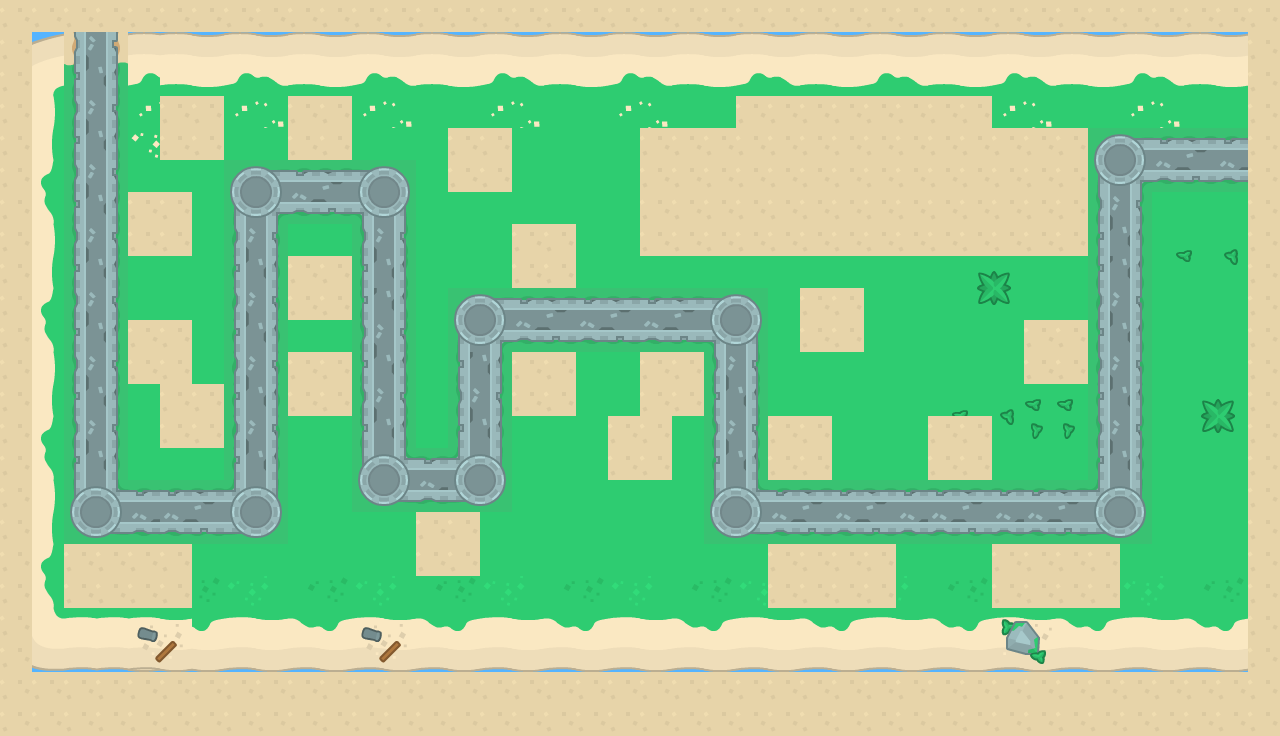

Tiled map render using the project's own tile images. Description and the map definition, with tile-layer contents summarised, below:
An orthogonal 40x23 tile map with 32x32 px tiles, 9 tile layers (Background, Grass, Tree, Road, ...), 7 tilesets and 56 objects (LP1, LP2, LP3, LP4, LP5, ...).

<map version="1.0" tiledversion="1.1.5" orientation="orthogonal" renderorder="right-down" width="40" height="23" tilewidth="32" tileheight="32" infinite="0" nextobjectid="251">
 <tileset firstgid="1" source="sprite_0000_Layer-2.tsx" />
 <tileset firstgid="5" source="tiles_sheet.tsx" />
 <tileset firstgid="389" source="terrainTiles_default.tsx" />
 <tileset firstgid="549" source="towerDefense_tilesheet.tsx" />
 <tileset firstgid="1745" source="DSTD.tsx" />
 <tileset firstgid="1775" source="flag.tsx" />
 <tileset firstgid="1783" source="nameIsland.tsx" />
 <layer name="Background" width="40" height="23">
  <data>[920 cells, 920 non-empty, 1 distinct tile ids]</data>
 </layer>
 <layer name="Grass" width="40" height="23">
  <data>[920 cells, 800 non-empty, 46 distinct tile ids]</data>
 </layer>
 <layer name="Tree" width="40" height="23">
  <data>[920 cells, 90 non-empty, 28 distinct tile ids]</data>
 </layer>
 <layer name="Road" width="40" height="23">
  <data>[920 cells, 230 non-empty, 32 distinct tile ids]</data>
 </layer>
 <layer name="Road2" width="40" height="23">
  <data>[920 cells, 186 non-empty, 24 distinct tile ids]</data>
 </layer>
 <layer name="NameIsland" width="40" height="23">
  <data>[920 cells, 30 non-empty, 30 distinct tile ids]</data>
 </layer>
 <layer name="Flag" width="40" height="23">
  <data>[920 cells, 8 non-empty, 8 distinct tile ids]</data>
 </layer>
 <layer name="Grass2" width="40" height="23">
  <data>[920 cells, 36 non-empty, 4 distinct tile ids]</data>
 </layer>
 <layer name="Physic" width="40" height="23">
  <data>[920 cells, 316 non-empty, 1 distinct tile ids]</data>
 </layer>
 <objectgroup name="LocationPoint">
  <object id="1" name="LP1" x="95.5" y="31.5">
   <point />
  </object>
  <object id="2" name="LP2" x="96" y="512">
   <point />
  </object>
  <object id="3" name="LP3" x="256" y="510.5">
   <point />
  </object>
  <object id="4" name="LP4" x="259" y="189.5">
   <point />
  </object>
  <object id="5" name="LP5" x="381" y="196.667">
   <point />
  </object>
  <object id="6" name="LP6" x="387.5" y="480">
   <point />
  </object>
  <object id="7" name="LP7" x="476" y="479.5">
   <point />
  </object>
  <object id="8" name="LP8" x="481" y="319">
   <point />
  </object>
  <object id="9" name="LP9" x="732.5" y="322">
   <point />
  </object>
  <object id="10" name="LP10" x="740.5" y="512">
   <point />
  </object>
  <object id="11" name="LP11" x="1119.5" y="509.5">
   <point />
  </object>
  <object id="12" name="LP12" x="1123.5" y="160.5">
   <point />
  </object>
  <object id="29" name="LP13" x="1322" y="156">
   <point />
  </object>
  <object id="249" name="LP14" x="1355" y="154.5">
   <point />
  </object>
 </objectgroup>
 <objectgroup name="TowerLocation">
  <object id="16" name="T1" x="159" y="222">
   <point />
  </object>
  <object id="17" name="T2" x="160" y="351">
   <point />
  </object>
  <object id="18" name="T3" x="319" y="128">
   <point />
  </object>
  <object id="19" name="T4" x="321" y="383">
   <point />
  </object>
  <object id="20" name="T5" x="544" y="382">
   <point />
  </object>
  <object id="21" name="T6" x="672" y="382">
   <point />
  </object>
  <object id="22" name="T7" x="960.667" y="446.667">
   <point />
  </object>
  <object id="23" name="T8" x="801" y="446">
   <point />
  </object>
  <object id="24" name="T9" x="864" y="575">
   <point />
  </object>
  <object id="25" name="T10" x="1023" y="577">
   <point />
  </object>
  <object id="26" name="T11" x="1055" y="352">
   <point />
  </object>
 </objectgroup>
 <objectgroup name="LocationPointSky">
  <object id="201" name="LPS1" x="8" y="-1.33333">
   <point />
  </object>
  <object id="216" name="LPS2" x="37.3333" y="88">
   <point />
  </object>
  <object id="217" name="LPS3" x="61.3333" y="140">
   <point />
  </object>
  <object id="218" name="LPS4" x="89.3333" y="197.333">
   <point />
  </object>
  <object id="219" name="LPS5" x="116" y="256">
   <point />
  </object>
  <object id="220" name="LPS6" x="148" y="293.333">
   <point />
  </object>
  <object id="221" name="LPS7" x="182.667" y="332">
   <point />
  </object>
  <object id="222" name="LPS8" x="206.667" y="377.333">
   <point />
  </object>
  <object id="223" name="LPS9" x="242.667" y="420">
   <point />
  </object>
  <object id="224" name="LPS10" x="282.667" y="458.667">
   <point />
  </object>
  <object id="226" name="LPS11" x="333.333" y="485.333">
   <point />
  </object>
  <object id="227" name="LPS12" x="372" y="505.333">
   <point />
  </object>
  <object id="228" name="LPS13" x="414.667" y="513.333">
   <point />
  </object>
  <object id="229" name="LPS14" x="481.333" y="494.667">
   <point />
  </object>
  <object id="230" name="LPS15" x="513.333" y="446.667">
   <point />
  </object>
  <object id="231" name="LPS16" x="558.667" y="396">
   <point />
  </object>
  <object id="232" name="LPS17" x="601.333" y="344">
   <point />
  </object>
  <object id="233" name="LPS18" x="665.333" y="277.333">
   <point />
  </object>
  <object id="234" name="LPS19" x="718.667" y="222.667">
   <point />
  </object>
  <object id="235" name="LPS20" x="773.333" y="186.667">
   <point />
  </object>
  <object id="236" name="LPS21" x="842.667" y="160">
   <point />
  </object>
  <object id="237" name="LPS22" x="898.667" y="150.667">
   <point />
  </object>
  <object id="238" name="LPS23" x="960" y="150.667">
   <point />
  </object>
  <object id="239" name="LPS24" x="1009.33" y="168">
   <point />
  </object>
  <object id="240" name="LPS25" x="1064" y="193.333">
   <point />
  </object>
  <object id="243" name="LPS26" x="1102.67" y="214.667">
   <point />
  </object>
  <object id="244" name="LPS27" x="1148" y="228">
   <point />
  </object>
  <object id="245" name="LPS28" x="1188" y="230.667">
   <point />
  </object>
  <object id="246" name="LPS29" x="1229.33" y="212">
   <point />
  </object>
  <object id="247" name="LPS30" x="1266.67" y="186.667">
   <point />
  </object>
  <object id="248" name="LPS31" x="1317.33" y="160">
   <point />
  </object>
 </objectgroup>
</map>
